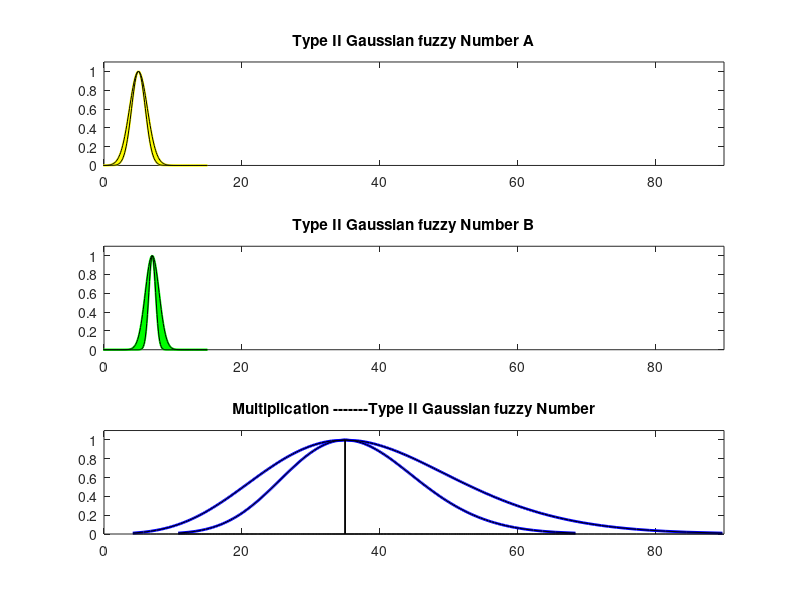

This chart was generated by the following MATLAB code:
clear
clc
%  Shahab Sotudian--94125091
% Type II Gaussian  Number Operations
% Type II Gaussian  Number A
sigma1L=1;
mean1L=5;

sigma1U=1.3;
mean1U=5;

% Type II Gaussian  Number B
sigma2U=1;
mean2U=7;

sigma2L=0.5;
mean2L=7;

alfa=0;
y=[];
l = -5:0.1:15;

% alfa cut
AU=[(mean1U-sigma1U*sqrt((-2)*log(alfa))),(mean1U+sigma1U*sqrt((-2)*log(alfa)))];
BU=[(mean2U-sigma2U*sqrt((-2)*log(alfa))),(mean2U+sigma2U*sqrt((-2)*log(alfa)))];

AL=[(mean1L-sigma1L*sqrt((-2)*log(alfa))),(mean1L+sigma1L*sqrt((-2)*log(alfa)))];
BL=[(mean2L-sigma2L*sqrt((-2)*log(alfa))),(mean2L+sigma2L*sqrt((-2)*log(alfa)))];

% Multiplication 
for i=1:1:101
    alfa=(i-1)/100;
   y(i)=alfa;
s1U(i)=(mean1U-sigma1U*sqrt((-2)*log(alfa))).*(mean2U-sigma2U*sqrt((-2)*log(alfa)));
s2U(i)=(mean1U+sigma1U*sqrt((-2)*log(alfa))).*(mean2U+sigma2U*sqrt((-2)*log(alfa)));

s1L(i)=(mean1L-sigma1L*sqrt((-2)*log(alfa))).*(mean2L-sigma2L*sqrt((-2)*log(alfa)));
s2L(i)=(mean1L+sigma1L*sqrt((-2)*log(alfa))).*(mean2L+sigma2L*sqrt((-2)*log(alfa)));
end



 
  subplot(311)
h1=gaussmf(l,[1 5]);
plot(l,h1,'y','linewidth',1.5)
hold on
h2=gaussmf(l,[1.3 5]);
plot(l,h2,'y','linewidth',1.5)
title('Type II Gaussian fuzzy Number A')
axis([0,90,0,1.1])
X=[l,fliplr(l)];                
Y=[h2,fliplr(h1)];             
fill(X,Y,'y');  
       subplot(312)
h3=gaussmf(l,[1 7]);
plot(l,h3,'g','linewidth',1.5)
hold on
h4=gaussmf(l,[0.5 7]);
plot(l,h4,'g','linewidth',1.5)
title('Type II Gaussian fuzzy Number B')
axis([0,90,0,1.1])
X=[l,fliplr(l)];                
Y=[h4,fliplr(h3)];             
fill(X,Y,'g');

      subplot(313)
plot(s1L,y,'b','linewidth',2)
hold on
plot(s2L,y,'b','linewidth',2)
hold on
plot(s1U,y,'b','linewidth',2)
hold on
plot(s2U,y,'b','linewidth',2)
axis([0,90,0,1.1])
hold on

H1=area(s1U,y);
set(H1,'FaceColor','b');
H1=area(s1L,y);
set(H1,'FaceColor','w');
H2=area(s2U,y);
set(H2,'FaceColor','b');
H2=area(s2L,y);
set(H2,'FaceColor','w');

title('Multiplication -------Type II Gaussian fuzzy Number')

